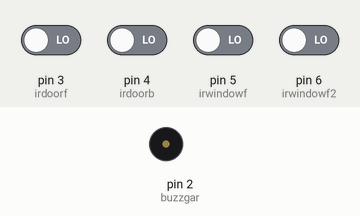
This sketch was run on a simulated Arduino Uno, built with avr-gcc and run on an emulated ATmega328P. Parts: buzzer (waves = sounding, pin HIGH). The test bench sets the inputs (shaded band); at power-on: pin 3 (irdoorf), pin 4 (irdoorb), pin 5 (irwindowf), pin 6 (irwindowf2) LOW.

Above: at 1.5 s.
1.6 s: pin 3 (irdoorf) driven HIGH
At 2.05 s:
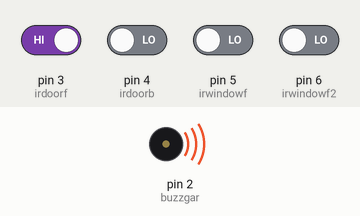
4.6 s: pin 5 (irwindowf) driven HIGH
At 4.85 s:
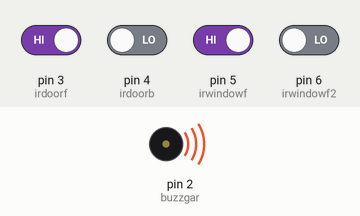
7.6 s: pin 6 (irwindowf2) driven HIGH
At 7.72 s:
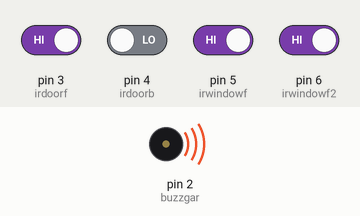
10.6 s: pin 4 (irdoorb) driven HIGH
At 11.4 s:
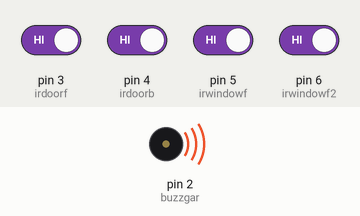
12.1 s: pin 4 (irdoorb) driven LOW
At 12.62 s:
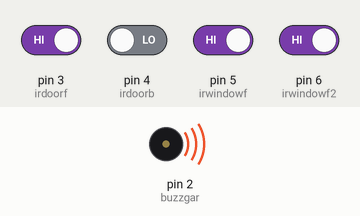
Timing chart, 0 to 16.1 s (numbered marks = the images above; inputs shaded):
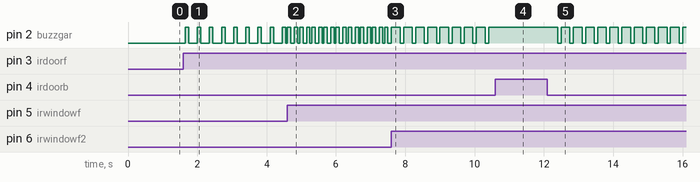

Measured:
- after the input at 1.6 s, pin 2 (buzzgar): alternates HIGH for 0.10 s and LOW for 0.25 s, starting after 0.05 s
- after the input at 4.6 s, pin 2 (buzzgar): alternates HIGH for 0.10 s and LOW for 0.08 s, starting at once
- after the input at 7.6 s, pin 2 (buzzgar): alternates HIGH for 0.25 s and LOW for 0.10 s, starting after 0.25 s
- after the input at 10.6 s, pin 2 (buzzgar): stops changing and stays HIGH
- after the input at 12.1 s, pin 2 (buzzgar): alternates HIGH for 0.25 s and LOW for 0.10 s, starting after 0.30 s

The sketch:

arduino_board_2.ino
```cpp
#define irdoorf 3
#define irdoorb 4
#define irwindowf 5
#define irwindowf2 6
#define buzzgar 2
void setup() {
  // put your setup code here, to run once:
pinMode(irdoorf,INPUT);
pinMode(irdoorb,INPUT);
pinMode(irwindowf,INPUT);
pinMode(irwindowf2,INPUT);
pinMode(buzzgar,OUTPUT);
}

void loop() {
  // put your main code here, to run repeatedly:
delay(50);
if(digitalRead(irwindowf) == HIGH){
  digitalWrite(buzzgar,HIGH);
}
else{
  digitalWrite(buzzgar,LOW);
}
delay(100);
 if(digitalRead(irdoorb) == HIGH){
    digitalWrite(buzzgar,HIGH);
  }
  else{
  digitalWrite(buzzgar,LOW);
}
delay(100);
   if(digitalRead(irdoorf) == HIGH){
    digitalWrite(buzzgar,HIGH);
  }
  else{
  digitalWrite(buzzgar,LOW);
}
delay(100);
   if (digitalRead(irwindowf2) == HIGH){
    digitalWrite(buzzgar,HIGH);
  }
else{
  digitalWrite(buzzgar,LOW);
}
}
```
